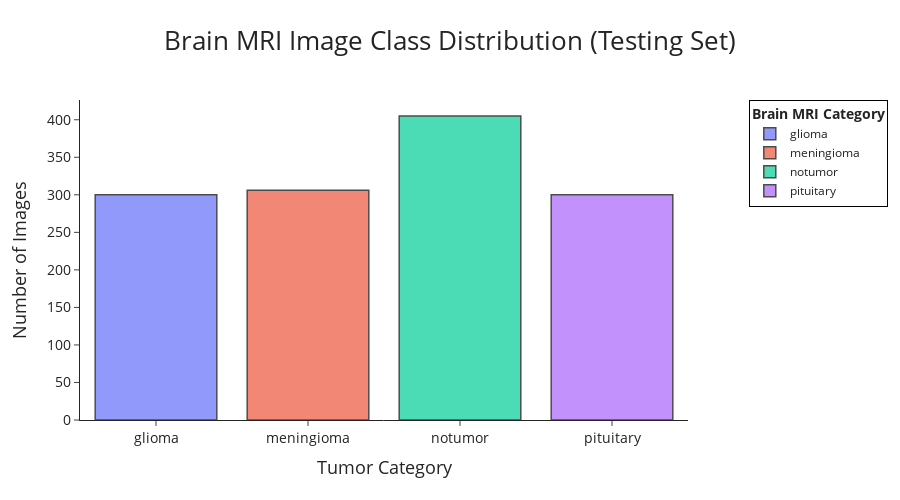

Write notebook code for a chart like this one.
### Markdown cell above
### 📊 Training Set Class Distribution

The bar chart above illustrates the distribution of MRI brain images across four tumor categories in the **Training Set**:

- **Glioma**
- **Meningioma**
- **No Tumor**
- **Pituitary**

Each bar represents the number of images available for a specific category.  

✅ The dataset shows a **relatively balanced distribution** among the classes, with no significant overrepresentation of any single tumor type.  
✅ This balance is crucial to ensure that the CNN model trained later does not develop a bias towards any specific category.  
✅ A well-distributed training dataset typically leads to better model generalization and improved overall performance.

> **Key Insight:**  
> The training data is sufficiently balanced to proceed with model training without major concerns regarding class imbalance.

### Code cell
fig = go.Figure()

colors = ['#636EFA', '#EF553B', '#00CC96', '#AB63FA']  # Same colors for consistency

# Loop over each class to create a separate bar
for cls, color in zip(test_counts.keys(), colors):
    fig.add_trace(go.Bar(
        x=[cls],
        y=[test_counts[cls]],
        name=cls,                           # <--- Same class names
        marker_color=color,
        hovertemplate='<b>%{x}</b><br>Number of Images: %{y}<extra></extra>'
    ))

# Update layout
fig.update_layout(
    title="Brain MRI Image Class Distribution (Testing Set)",  # <-- Title changed!
    title_x=0.5,
    title_font=dict(size=26),
    xaxis_title="Tumor Category",
    yaxis_title="Number of Images",
    xaxis=dict(title_font=dict(size=18), tickfont=dict(size=14)),
    yaxis=dict(title_font=dict(size=18), tickfont=dict(size=14)),
    template="simple_white",
    showlegend=True,
    legend=dict(
        title=dict(text='<b>Brain MRI Category</b>'),
        x=1.1,
        y=1,
        bgcolor="rgba(0,0,0,0)",
        bordercolor="black",
        borderwidth=1
    ),
    height=500,
    width=900
)

# Add styles to the bars
fig.update_traces(
    marker_line_color='black',
    marker_line_width=1.5,
    opacity=0.7
)

fig.show()

### Figure 1 — Plotly figure (JSON) as saved in the notebook; plotly's stock layout.template omitted (floating-point values rounded to 4 significant figures)
{"data": [{"hovertemplate": "<b>%{x}</b><br>Number of Images: %{y}<extra></extra>", "marker": {"color": "#636EFA", "line": {"color": "black", "width": 1.5}}, "name": "glioma", "opacity": 0.7, "type": "bar", "x": ["glioma"], "y": [300]}, {"hovertemplate": "<b>%{x}</b><br>Number of Images: %{y}<extra></extra>", "marker": {"color": "#EF553B", "line": {"color": "black", "width": 1.5}}, "name": "meningioma", "opacity": 0.7, "type": "bar", "x": ["meningioma"], "y": [306]}, {"hovertemplate": "<b>%{x}</b><br>Number of Images: %{y}<extra></extra>", "marker": {"color": "#00CC96", "line": {"color": "black", "width": 1.5}}, "name": "notumor", "opacity": 0.7, "type": "bar", "x": ["notumor"], "y": [405]}, {"hovertemplate": "<b>%{x}</b><br>Number of Images: %{y}<extra></extra>", "marker": {"color": "#AB63FA", "line": {"color": "black", "width": 1.5}}, "name": "pituitary", "opacity": 0.7, "type": "bar", "x": ["pituitary"], "y": [300]}], "layout": {"height": 500, "legend": {"bgcolor": "rgba(0, 0, 0, 0)", "bordercolor": "black", "borderwidth": 1, "title": {"text": "<b>Brain MRI Category</b>"}, "x": 1.1, "y": 1}, "showlegend": true, "title": {"font": {"size": 26}, "text": "Brain MRI Image Class Distribution (Testing Set)", "x": 0.5}, "width": 900, "xaxis": {"autorange": true, "range": [-0.5, 3.5], "tickfont": {"size": 14}, "title": {"font": {"size": 18}, "text": "Tumor Category"}, "type": "category"}, "yaxis": {"autorange": true, "range": [0, 426.3], "tickfont": {"size": 14}, "title": {"font": {"size": 18}, "text": "Number of Images"}, "type": "linear"}}}
